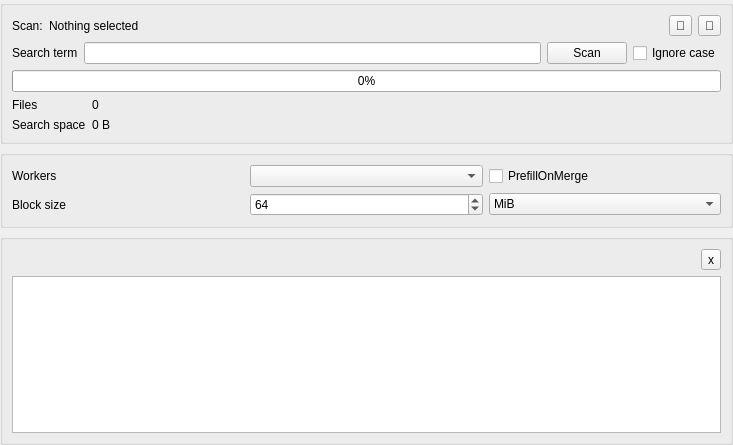
<?xml version="1.0" encoding="UTF-8"?>
<ui version="4.0">
 <class>ScanControlsPanel</class>
 <widget class="QWidget" name="ScanControlsPanel">
  <property name="geometry">
   <rect>
    <x>0</x>
    <y>0</y>
    <width>733</width>
    <height>445</height>
   </rect>
  </property>
  <layout class="QVBoxLayout" name="verticalLayout">
   <property name="leftMargin">
    <number>0</number>
   </property>
   <property name="topMargin">
    <number>0</number>
   </property>
   <property name="rightMargin">
    <number>0</number>
   </property>
   <property name="bottomMargin">
    <number>0</number>
   </property>
   <item>
    <widget class="QGroupBox" name="scanControlsGroup">
     <property name="title">
      <string/>
     </property>
     <layout class="QVBoxLayout" name="verticalLayout_3">
      <item>
       <layout class="QHBoxLayout" name="horizontalLayout_5">
        <property name="topMargin">
         <number>0</number>
        </property>
        <item>
         <widget class="QLabel" name="selectedSourceLabel">
          <property name="sizePolicy">
           <sizepolicy hsizetype="Preferred" vsizetype="Preferred">
            <horstretch>0</horstretch>
            <verstretch>0</verstretch>
           </sizepolicy>
          </property>
          <property name="text">
           <string>Scan:</string>
          </property>
         </widget>
        </item>
        <item>
         <widget class="QLabel" name="selectedSourceValueLabel">
          <property name="sizePolicy">
           <sizepolicy hsizetype="Expanding" vsizetype="Preferred">
            <horstretch>0</horstretch>
            <verstretch>0</verstretch>
           </sizepolicy>
          </property>
          <property name="text">
           <string>Nothing selected</string>
          </property>
         </widget>
        </item>
        <item>
         <widget class="QToolButton" name="openFileButton">
          <property name="text">
           <string>📄</string>
          </property>
         </widget>
        </item>
        <item>
         <widget class="QToolButton" name="openDirButton">
          <property name="text">
           <string>📁</string>
          </property>
         </widget>
        </item>
       </layout>
      </item>
      <item>
       <layout class="QHBoxLayout" name="horizontalLayout_3">
        <item>
         <widget class="QLabel" name="searchTermLabel">
          <property name="text">
           <string>Search term</string>
          </property>
         </widget>
        </item>
        <item>
         <widget class="QLineEdit" name="searchTermLineEdit"/>
        </item>
        <item>
         <widget class="QPushButton" name="startScanButton">
          <property name="text">
           <string>Scan</string>
          </property>
         </widget>
        </item>
        <item>
         <widget class="QCheckBox" name="ignoreCaseCheckBox">
          <property name="text">
           <string>Ignore case</string>
          </property>
         </widget>
        </item>
       </layout>
      </item>
      <item>
       <widget class="QProgressBar" name="scanProgressBar">
        <property name="minimum">
         <number>0</number>
        </property>
        <property name="maximum">
         <number>1000</number>
        </property>
        <property name="value">
         <number>0</number>
        </property>
       </widget>
      </item>
      <item>
       <layout class="QFormLayout" name="formLayout">
        <property name="topMargin">
         <number>0</number>
        </property>
        <item row="0" column="0">
         <widget class="QLabel" name="filesCountLabel">
          <property name="text">
           <string>Files</string>
          </property>
         </widget>
        </item>
        <item row="0" column="1">
         <widget class="QLabel" name="filesCountValueLabel">
          <property name="text">
           <string>0</string>
          </property>
         </widget>
        </item>
        <item row="1" column="0">
         <widget class="QLabel" name="searchSpaceLabel">
          <property name="text">
           <string>Search space</string>
          </property>
         </widget>
        </item>
        <item row="1" column="1">
         <widget class="QLabel" name="searchSpaceValueLabel">
          <property name="text">
           <string>0 B</string>
          </property>
         </widget>
        </item>
       </layout>
      </item>
     </layout>
    </widget>
   </item>
   <item>
    <widget class="QGroupBox" name="advancedSearch">
     <property name="title">
      <string/>
     </property>
     <layout class="QGridLayout" name="gridLayout_2">
      <item row="1" column="2">
       <widget class="QComboBox" name="blockSizeUnitCombo">
        <property name="currentIndex">
         <number>2</number>
        </property>
        <item>
         <property name="text">
          <string>B</string>
         </property>
        </item>
        <item>
         <property name="text">
          <string>KiB</string>
         </property>
        </item>
        <item>
         <property name="text">
          <string>MiB</string>
         </property>
        </item>
       </widget>
      </item>
      <item row="1" column="1">
       <widget class="QSpinBox" name="blockSizeSpin">
        <property name="minimum">
         <number>1</number>
        </property>
        <property name="maximum">
         <number>1048576</number>
        </property>
        <property name="singleStep">
         <number>1</number>
        </property>
        <property name="value">
         <number>64</number>
        </property>
       </widget>
      </item>
      <item row="1" column="0">
       <widget class="QLabel" name="blockSizeLabel">
        <property name="text">
         <string>Block size</string>
        </property>
       </widget>
      </item>
      <item row="0" column="0">
       <widget class="QLabel" name="workerCountLabel">
        <property name="text">
         <string>Workers</string>
        </property>
       </widget>
      </item>
      <item row="0" column="1">
       <widget class="QComboBox" name="workerCountCombo"/>
      </item>
      <item row="0" column="2">
       <widget class="QCheckBox" name="prefillOnMergeCheckBox">
        <property name="text">
         <string>PrefillOnMerge</string>
        </property>
        <property name="checked">
         <bool>false</bool>
        </property>
       </widget>
      </item>
     </layout>
    </widget>
   </item>
   <item>
    <widget class="QGroupBox" name="lifecycleCard">
     <layout class="QVBoxLayout" name="verticalLayout_2">
      <item>
       <layout class="QHBoxLayout" name="horizontalLayout">
        <item>
         <spacer name="horizontalSpacer">
          <property name="orientation">
           <enum>Qt::Horizontal</enum>
          </property>
          <property name="sizeHint" stdset="0">
           <size>
            <width>40</width>
            <height>20</height>
           </size>
          </property>
         </spacer>
        </item>
        <item>
         <widget class="QToolButton" name="btnHideLifecycleCard">
          <property name="text">
           <string>x</string>
          </property>
         </widget>
        </item>
       </layout>
      </item>
      <item>
       <widget class="QListWidget" name="lifecycleLogListWidget">
        <property name="alternatingRowColors">
         <bool>true</bool>
        </property>
        <property name="selectionMode">
         <enum>QAbstractItemView::NoSelection</enum>
        </property>
       </widget>
      </item>
     </layout>
    </widget>
   </item>
  </layout>
 </widget>
 <resources/>
 <connections/>
</ui>
